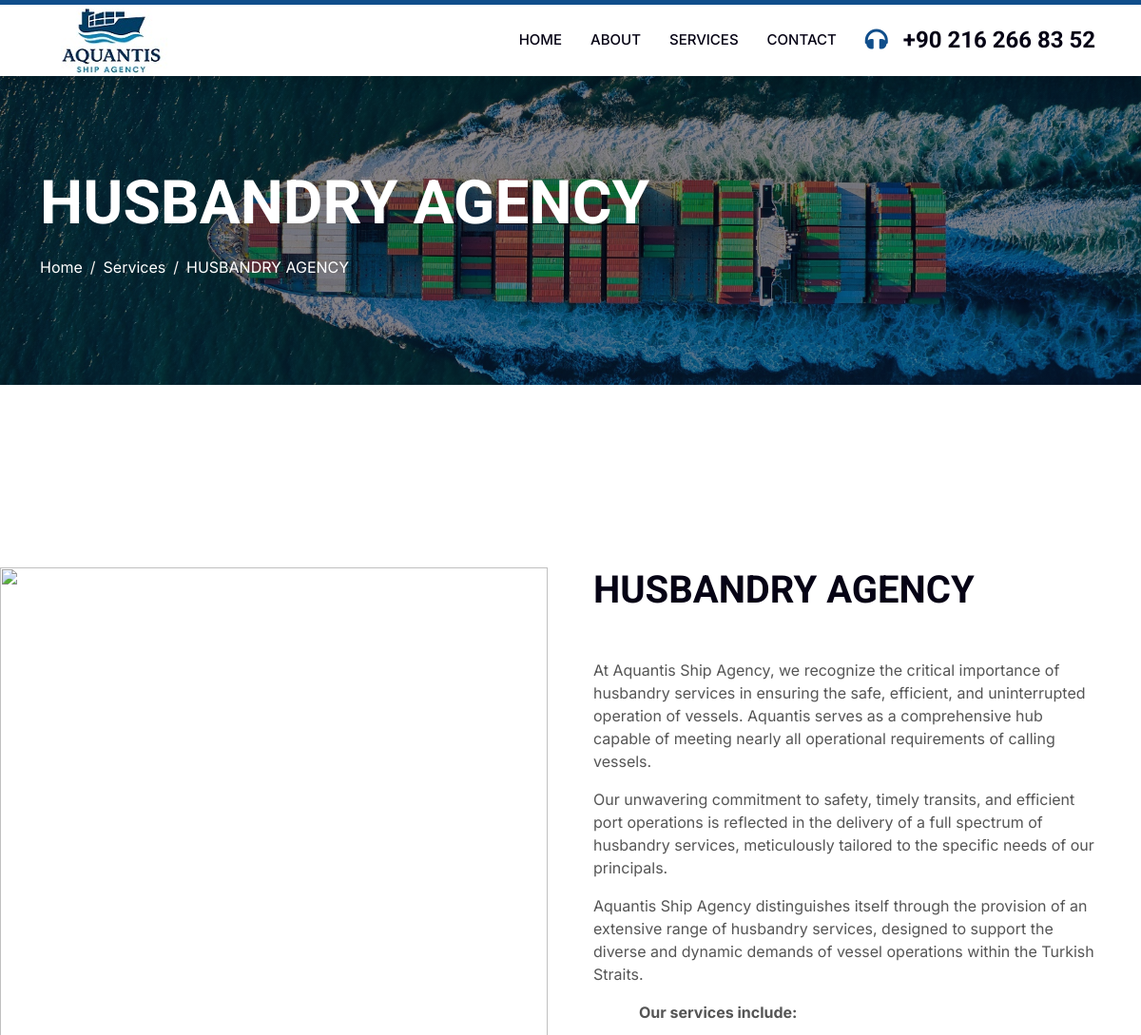
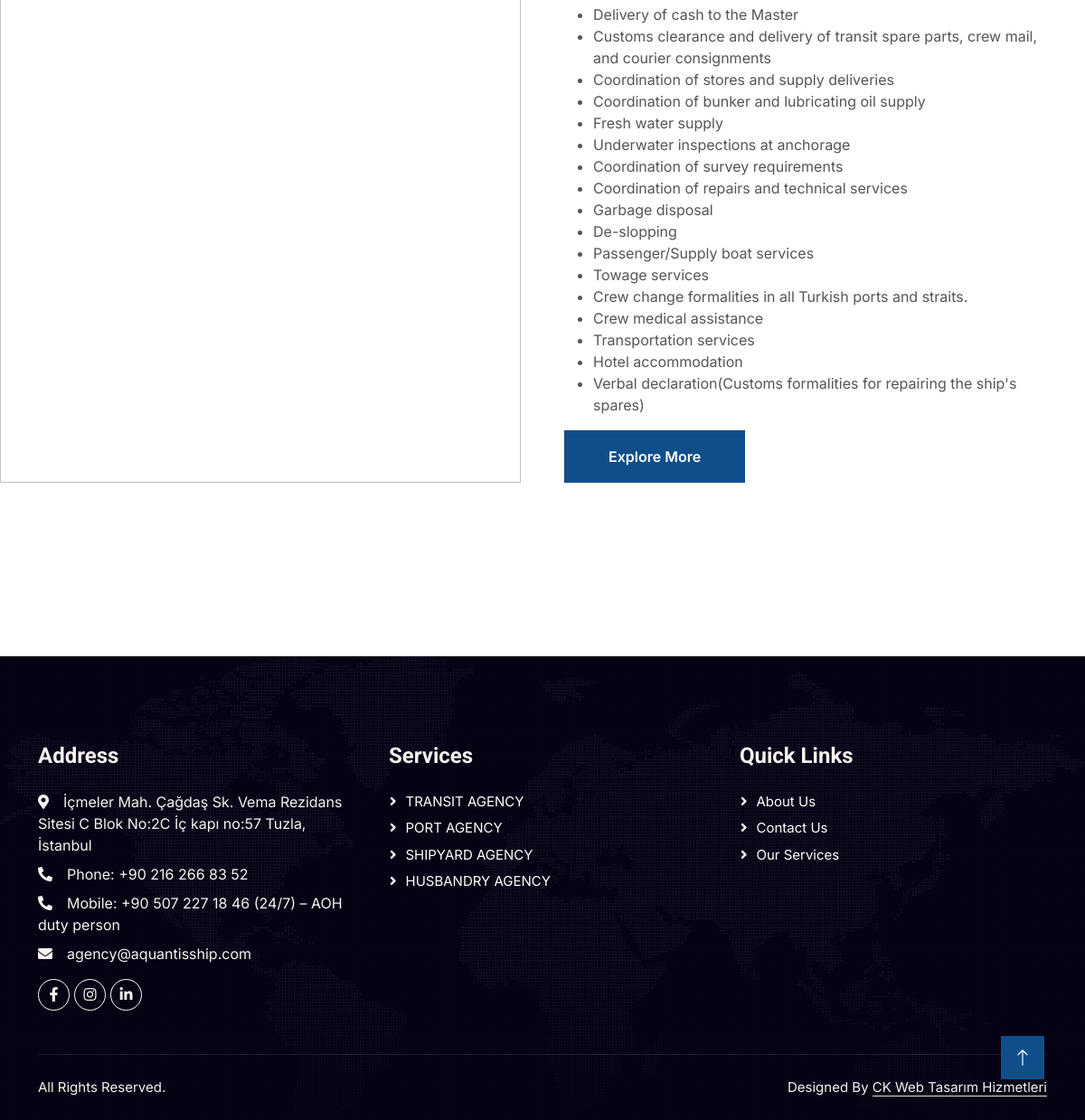
The page /service/husbandry-agency on the database its author committed (2 pictures, top to bottom).
### pages/models.py (models this page shows, shortened)
class ServiceModel(models.Model):
    title = models.CharField(max_length=50, verbose_name='Hizmet Adı')
    description = models.TextField(verbose_name='Hizmet Açıklaması')
    description_big = RichTextField(verbose_name="Geniş Açıklama ve Yazı")
    image = CloudinaryField('image')
    slug= models.SlugField()
    is_active =models.BooleanField(verbose_name='Hizmet Aktif Mi')

### pages/views.py (the view)
# urls.py: path('service/<slug:slug>', views.Service_Detail, name='service_detail'),
def Service_Detail(request, slug):
    service = ServiceModel.objects.get(slug=slug)
    context = {
        'service' : service
    }
    return render(request, "pages/service_detail.html", context)

### templates/pages/service_detail.html (shortened to what this page needs)
{% extends "base.html" %}
{% load static %}
{% block content %}
<div class="container-fluid page-header py-5" style="margin-bottom: 6rem;">
        <div class="container py-5">
            <h1 class="display-3 text-white mb-3 animated slideInDown">{{service.title|upper}}</h1>
            <nav aria-label="breadcrumb animated slideInDown">
                <ol class="breadcrumb">
                    <li class="breadcrumb-item"><a class="text-white" href="{% url "index" %}">Home</a></li>
                    <li class="breadcrumb-item"><a class="text-white" href="{% url "services" %}">Services</a></li>
                    <li class="breadcrumb-item text-white active" aria-current="page">{{service.title}}</li>
                </ol>
            </nav>
        </div>
    </div>
    <div class="container-fluid overflow-hidden py-5 px-lg-0">
        <div class="container about py-5 px-lg-0">
            <div class="row g-5 mx-lg-0">
                <div class="col-lg-6 ps-lg-0 wow fadeInLeft" data-wow-delay="0.1s" style="min-height: 400px;">
                    <div class="position-relative h-100">
                        <img class="position-absolute img-fluid w-100 h-100" src="{{ service.image.url }}" style="object-fit: cover;" alt="">
                    </div>
                </div>
                <div class="col-lg-6 about-text wow fadeInUp" data-wow-delay="0.3s">
                    <h1 class="mb-5">{{service.title}}</h1>
                    <p class="mb-5">{{service.description_big|safe}}</p>
                    <a href="{% url "services" %}" class="btn btn-primary py-3 px-5">Explore More</a>
                </div>
            </div>
        </div>
    </div>
{% endblock content %}

### staticfiles/css/style.css (style rules this page uses)
:root { --primary: #483D8B; --secondary: #51CFED; --light: #F8F2F0; --dark: #060315; }
.btn { font-weight: 600; transition: .5s; }
.btn.btn-primary, .btn.btn-secondary { color: #FFFFFF; }
.page-header { background: linear-gradient(rgba(6, 3, 21, .5), rgba(6, 3, 21, .5)), url(../img/carousel-1.jpg) center center no-repeat; background-size: cover; }
.breadcrumb-item + .breadcrumb-item::before { color: var(--light); }
@media (min-width: 992px) { .container.about { max-width: 100% !important; } }
@media (min-width: 992px) { .about-text { padding-right: calc(((100% - 960px) / 2) + .75rem); } }
@media (min-width: 1200px) { .about-text { padding-right: calc(((100% - 1140px) / 2) + .75rem); } }

### rows shown on the page
ServiceModel: title "HUSBANDRY AGENCY", description_big "At Aquantis Ship Agency, we recognize the critical importance of husbandry services in ensuring the safe, efficient, and uninterrupted operation of vessels. Aquantis serves as a comprehensive hub capable of meeting nearly all operational requirements of calling vessels. Our unwavering commitment to safety, timely transits, and efficient port operations is reflected in the delivery of a full spectrum of husbandry services, meticulously tailored to the specific needs of our principals. Aquantis Ship Agency distinguishes itself through the provision of an extensive range of husbandry services, designed to support the diverse and dynamic demands of vessel operations within the Turkish Straits.…"
